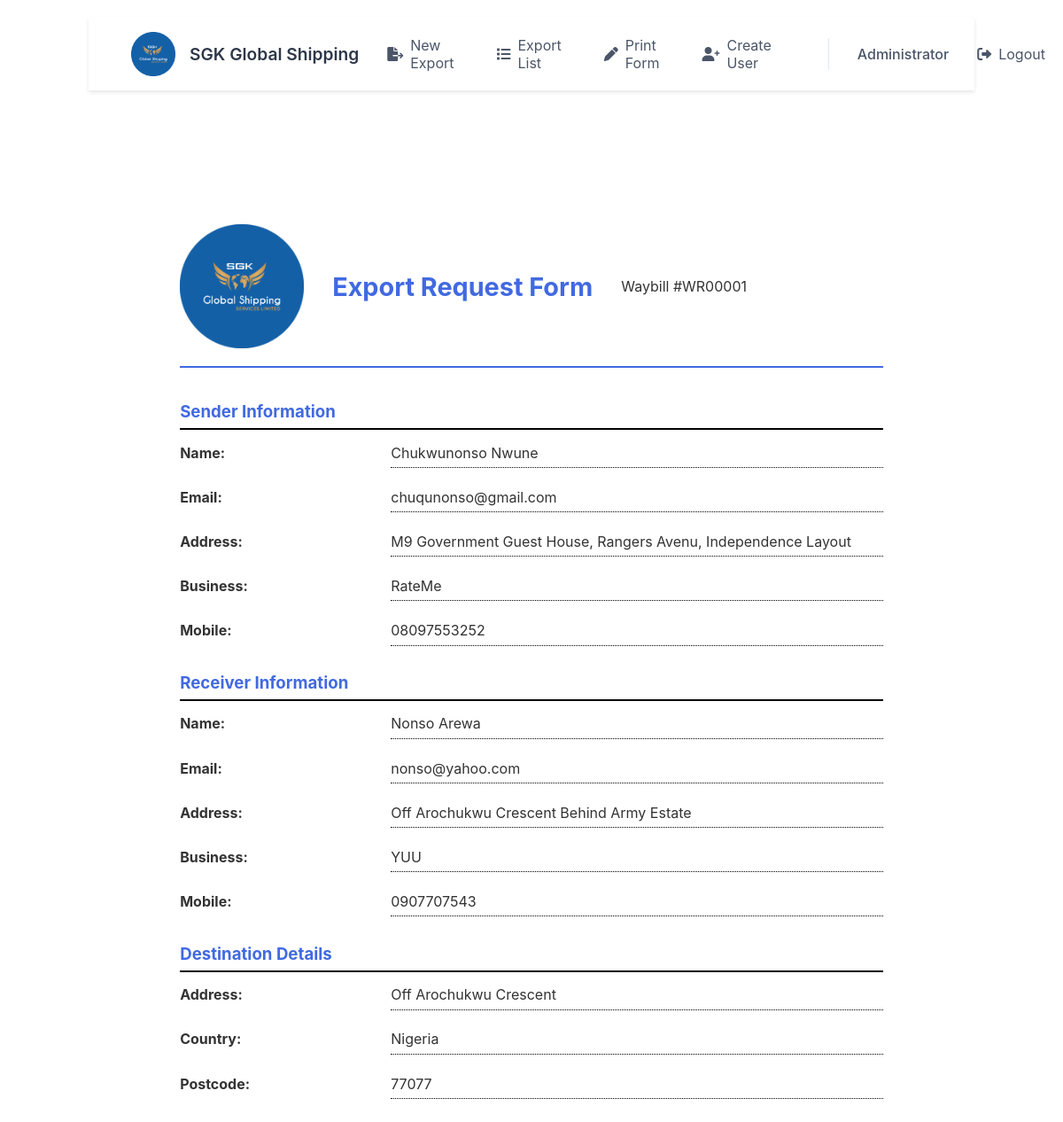
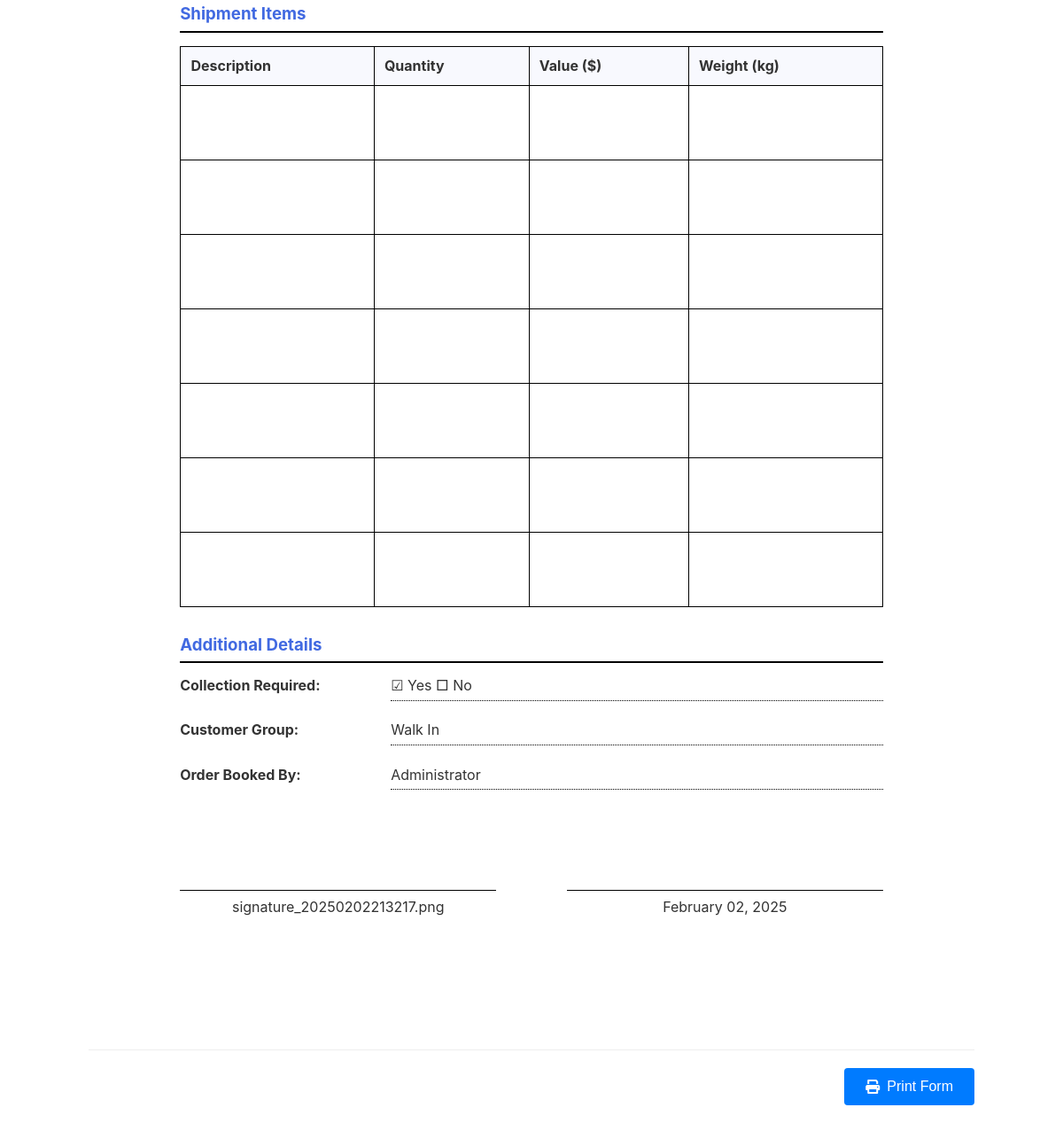
Page /print-form/1 (signed in) on the committed database (2 pictures, top to bottom).
### app.py (models this page shows, shortened)
class User(UserMixin, db.Model):
    id = db.Column(db.Integer, primary_key=True)
    username = db.Column(db.String(80), unique=True, nullable=False)
    password_hash = db.Column(db.String(120), nullable=False)
    name = db.Column(db.String(100), nullable=False)
    is_admin = db.Column(db.Boolean, default=False)

class ExportRequest(db.Model):
    id = db.Column(db.Integer, primary_key=True)
    waybill_number = db.Column(db.String(50), nullable=False)
    created_at = db.Column(db.DateTime, default=db.func.current_timestamp())
    items = db.relationship('ItemDetail', backref='export_request', lazy=True)
    sender_name = db.Column(db.String(100), nullable=False)
    sender_email = db.Column(db.String(120))
    sender_address = db.Column(db.String(200))
    sender_business = db.Column(db.String(100))
    sender_mobile = db.Column(db.String(20), nullable=False)
    receiver_name = db.Column(db.String(100), nullable=False)
    receiver_email = db.Column(db.String(120))
    receiver_address = db.Column(db.String(200))
    receiver_business = db.Column(db.String(100))
    receiver_mobile = db.Column(db.String(20), nullable=False)
    destination_address = db.Column(db.String(200))
    destination_country = db.Column(db.String(100))
    destination_postcode = db.Column(db.String(20))
    freight_pricing = db.Column(db.Float, default=0)
    additional_charges = db.Column(db.Float, default=0)
    pickup_charge = db.Column(db.Float, default=0)
    handling_fees = db.Column(db.Float, default=0)
    crating = db.Column(db.Float, default=0)
    insurance_charge = db.Column(db.Float, default=0)
    is_collection = db.Column(db.Boolean, default=False)
    customer_group = db.Column(db.String(100))
    order_booked_by = db.Column(db.String(100))
    sender_signature = db.Column(db.String(500))
    status = db.Column(db.String(50), default='draft')  # draft, saved, completed

### app.py (the view)
@app.route('/print-form/<int:id>')
def print_form(id):
    try:
        request_data = ExportRequest.query.get_or_404(id)
        logger.debug(f'Accessing print form for export request {id}')
        logger.debug(f'Found export request: {request_data.waybill_number}')
        subtotal = sum([
            request_data.freight_pricing or 0,
            request_data.additional_charges or 0,
            request_data.pickup_charge or 0,
            request_data.handling_fees or 0,
            request_data.crating or 0,
            request_data.insurance_charge or 0
        ])
        vat = subtotal * 0.07
        total = subtotal + vat
        logger.debug(f'Calculated subtotal: {subtotal}, VAT: {vat}, Total: {total}')
        return render_template('print_form.html',
                            request=request_data,
                            subtotal=subtotal,
                            vat=vat,
                            total=total)
    except Exception as e:
        logger.error(f'Error in print form route: {str(e)}')
        raise

### app.py (called while the page is built)
@login_manager.user_loader
def load_user(user_id):
    return User.query.get(int(user_id))

@app.before_request
def log_request_info():
    logger.debug('-------------------------')
    logger.debug(f'Endpoint: {request.endpoint}')
    logger.debug(f'Method: {request.method}')
    logger.debug(f'URL: {request.url}')
    logger.debug('-------------------------')

### templates/print_form.html (shortened to what this page needs)
{% extends "base.html" %}
{% block content %}
<div class="print-form">
    <div class="company-header">
        <img src="{{ url_for('static', filename='images/SGKlogo.png') }}" alt="SGK Global Shipping" class="company-logo">
        <h1>Export Request Form</h1>
        <p>Waybill #{{ request.waybill_number }}</p>
    </div>
    <div class="form-section">
        <div class="section-title">Sender Information</div>
        <div class="input-row">
            <div class="input-label">Name:</div>
            <div class="input-field">{{ request.sender_name }}</div>
        </div>
        <div class="input-row">
            <div class="input-label">Email:</div>
            <div class="input-field">{{ request.sender_email or '' }}</div>
        </div>
        <div class="input-row">
            <div class="input-label">Address:</div>
            <div class="input-field">{{ request.sender_address or '' }}</div>
        </div>
        <div class="input-row">
            <div class="input-label">Business:</div>
            <div class="input-field">{{ request.sender_business or '' }}</div>
        </div>
        <div class="input-row">
            <div class="input-label">Mobile:</div>
            <div class="input-field">{{ request.sender_mobile }}</div>
        </div>
    </div>
    <div class="form-section">
        <div class="section-title">Receiver Information</div>
        <div class="input-row">
            <div class="input-label">Name:</div>
            <div class="input-field">{{ request.receiver_name }}</div>
        </div>
        <div class="input-row">
            <div class="input-label">Email:</div>
            <div class="input-field">{{ request.receiver_email or '' }}</div>
        </div>
        <div class="input-row">
            <div class="input-label">Address:</div>
            <div class="input-field">{{ request.receiver_address or '' }}</div>
        </div>
        <div class="input-row">
            <div class="input-label">Business:</div>
            <div class="input-field">{{ request.receiver_business or '' }}</div>
        </div>
        <div class="input-row">
            <div class="input-label">Mobile:</div>
            <div class="input-field">{{ request.receiver_mobile }}</div>
        </div>
    </div>
    <div class="form-section">
        <div class="section-title">Destination Details</div>
        <div class="input-row">
            <div class="input-label">Address:</div>
            <div class="input-field">{{ request.destination_address or '' }}</div>
        </div>
        <div class="input-row">
            <div class="input-label">Country:</div>
            <div class="input-field">{{ request.destination_country or '' }}</div>
        </div>
        <div class="input-row">
            <div class="input-label">Postcode:</div>
            <div class="input-field">{{ request.destination_postcode or '' }}</div>
        </div>
    </div>
    <div class="form-section">
        <div class="section-title">Shipment Items</div>
        <table class="items-table">
            <thead>
                <tr>
                    <th>Description</th>
                    <th>Quantity</th>
                    <th>Value ($)</th>
                    <th>Weight (kg)</th>
                </tr>
            </thead>
            <tbody>
                {% for i in range(7) %}
                <tr>
                    <td></td>
                    <td></td>
                    <td></td>
                    <td></td>
                </tr>
                {% endfor %}
            </tbody>
        </table>
    </div>
    <div class="form-section">
        <div class="section-title">Additional Details</div>
        <div class="input-row">
            <div class="input-label">Collection Required:</div>
            <div class="input-field">{% if request.is_collection %}☑ Yes □ No{% else %}□ Yes ☑ No{% endif %}</div>
        </div>
        <div class="input-row">
            <div class="input-label">Customer Group:</div>
            <div class="input-field">{{ request.customer_group or '' }}</div>
        </div>
        <div class="input-row">
            <div class="input-label">Order Booked By:</div>
            <div class="input-field">{{ request.order_booked_by or '' }}</div>
        </div>
    </div>
    <div class="signature-section">
        <div class="signature-box">
            <div class="signature-line">{{ request.sender_signature or 'Sender\'s Signature' }}</div>
        </div>
        <div class="signature-box">
            <div class="signature-line">{{ request.created_at.strftime('%B %d, %Y') }}</div>
        </div>
    </div>
</div>
<div class="action-buttons">
    <button onclick="window.print()" class="action-button primary">
        <i class="fas fa-print"></i> Print Form
    </button>
</div>
{% endblock %}

### templates/base.html (shortened to what this page needs)
<!DOCTYPE html>
<html lang="en">
<head>
    <link rel="stylesheet" href="{{ url_for('static', filename='css/styles.css') }}">
    <link rel="stylesheet" href="https://cdnjs.cloudflare.com/ajax/libs/font-awesome/6.0.0/css/all.min.css">
</head>
<body>
    <nav class="main-nav">
        <div class="nav-brand">
            <img src="{{ url_for('static', filename='images/SGKlogo.png') }}" alt="SGK Global Shipping" class="nav-logo">
            <span class="brand-text">SGK Global Shipping</span>
        </div>
        {% if current_user.is_authenticated %}
        <div class="nav-links">
            <a href="{{ url_for('new_export') }}" class="nav-link {% if request.endpoint == 'new_export' %}active{% endif %}">
                <i class="fas fa-file-export"></i> New Export
            </a>
            <a href="{{ url_for('list_exports') }}" class="nav-link {% if request.endpoint == 'list_exports' %}active{% endif %}">
                <i class="fas fa-list"></i> Export List
            </a>
            <a href="{{ url_for('print_form_template') }}" class="nav-link">
                <i class="fas fa-pen"></i> Print Form
            </a>
            {% if current_user.is_admin %}
            <a href="{{ url_for('create_user') }}" class="nav-link">
                <i class="fas fa-user-plus"></i> Create User
            </a>
            {% endif %}
            <div class="user-menu">
                <span class="user-name">{{ current_user.name }}</span>
                <a href="{{ url_for('logout') }}" class="nav-link">
                    <i class="fas fa-sign-out-alt"></i> Logout
                </a>
            </div>
        </div>
        {% endif %}
    </nav>
    <main class="main-content">
        {% block content %}{% endblock %}
    </main>
</body>
</html>

### static/css/styles.css (style rules this page uses)
body { font-family: -apple-system, BlinkMacSystemFont, 'Segoe UI', Roboto, sans-serif; max-width: 1000px; margin: 0 auto; padding: 20px; color: #333; }
.section-title { font-size: 1.2em; color: #4169E1; margin-bottom: 15px; display: flex; align-items: center; gap: 8px; }
.submit-btn, .action-button { width: 100%; padding: 12px 24px; background: #4169E1; color: white; border: none; border-radius: 4px; cursor: pointer; font-size: 16px; text-decoration: none; transition: background-color 0.2s; }
.action-buttons { display: flex; gap: 15px; justify-content: center; margin-top: 30px; padding-top: 20px; border-top: 1px solid #eee; }
.action-button { width: auto; display: inline-flex; align-items: center; gap: 8px; }
.company-header { display: flex; align-items: center; gap: 20px; margin-bottom: 30px; padding-bottom: 20px; border-bottom: 2px solid #4169E1; }
.company-logo { width: 100px; height: auto; }
.company-header h1 { color: #4169E1; font-size: 1.8em; margin: 0; }
.main-nav { background: #fff; box-shadow: 0 2px 4px rgba(0,0,0,0.1); padding: 1rem 0; margin-bottom: 2rem; }
.nav-logo { display: flex; align-items: center; }
.nav-links { display: flex; gap: 1rem; }
.nav-link { color: #4169E1; text-decoration: none; padding: 0.5rem 1rem; border-radius: 4px; transition: background-color 0.2s; display: flex; align-items: center; gap: 0.5rem; }
.company-header { display: flex; align-items: center; gap: 2rem; margin-bottom: 1rem; }
.company-logo { width: 120px; height: auto; }
.items-table { padding: 1rem; }
.items-table th { background: #f8f9fa; padding: 0.75rem; text-align: left; border-bottom: 2px solid #dee2e6; }
.items-table td { padding: 0.75rem; border-bottom: 1px solid #dee2e6; }
.action-buttons { display: flex; gap: 1rem; justify-content: flex-end; }
.action-button { padding: 0.75rem 1.5rem; border: none; border-radius: 4px; font-size: 1rem; cursor: pointer; display: inline-flex; align-items: center; gap: 0.5rem; text-decoration: none; transition: background-color 0.2s; }
.action-button.primary { background: #007bff; color: white; }

### templates/print_form.html (style rules this page uses)
.print-form { max-width: 210mm; margin: 20mm auto; padding: 20mm; background: white; }
.company-header { text-align: center; margin-bottom: 10mm; }
.company-logo { width: 140px; height: auto; }
.form-section { margin-bottom: 8mm; }
.section-title { font-size: 14pt; font-weight: bold; margin-bottom: 4mm; border-bottom: 2px solid #000; padding-bottom: 2mm; }
.input-row { display: flex; margin-bottom: 6mm; }
.input-label { width: 30%; font-weight: bold; }
.input-field { width: 70%; border-bottom: 1px dotted #000; height: 7mm; }
.items-table { width: 100%; border-collapse: collapse; margin-bottom: 8mm; }
.items-table th { border: 1px solid #000; padding: 3mm; text-align: left; background: #f8f9fe; }
.items-table td { border: 1px solid #000; padding: 6mm 3mm; height: 10mm; }
.signature-section { display: flex; justify-content: space-between; margin-top: 15mm; }
.signature-box { width: 45%; }
.signature-line { border-top: 1px solid #000; margin-top: 15mm; padding-top: 2mm; text-align: center; }

### templates/base.html (style rules this page uses)
.nav-brand { display: flex; align-items: center; gap: 1rem; padding: 0.5rem 1rem; }
.nav-logo { width: 50px; height: auto; object-fit: contain; }
.brand-text { font-size: 1.2rem; font-weight: 600; color: #2d3748; white-space: nowrap; }
.main-nav { display: flex; justify-content: space-between; align-items: center; padding: 0.5rem 2rem; background: white; box-shadow: 0 2px 4px rgba(0,0,0,0.1); }
.nav-links { display: flex; gap: 1rem; align-items: center; }
.nav-link { display: flex; align-items: center; gap: 0.5rem; padding: 0.5rem 1rem; color: #4a5568; text-decoration: none; border-radius: 0.375rem; transition: all 0.2s ease; }
.user-menu { display: flex; align-items: center; gap: 1rem; margin-left: 2rem; padding-left: 2rem; border-left: 1px solid #e2e8f0; }
.user-name { font-weight: 500; color: #4a5568; }

### rows in the picture
User: name "Administrator"
ExportRequest: waybill_number "WR00001", sender_name "Chukwunonso Nwune", sender_email "chuqunonso@gmail.com", sender_address "M9 Government Guest House, Rangers Avenu, Independence Layout", sender_business "RateMe", sender_mobile "08097553252", receiver_name "Nonso Arewa", receiver_email "nonso@yahoo.com", receiver_address "Off Arochukwu Crescent Behind Army Estate", receiver_business "YUU", receiver_mobile "0907707543", destination_address "Off Arochukwu Crescent", destination_country "Nigeria", destination_postcode "77077", customer_group "Walk In", order_booked_by "Administrator", sender_signature "signature_20250202213217.png", created_at "February 02, 2025"
